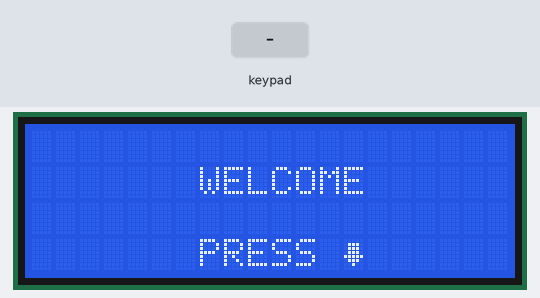
A sketch run on a simulated Arduino Uno, built with avr-gcc and run on an emulated ATmega328P. On the bench: 20×4 character LCD. Inputs (shaded band) come from the test bench. What the sketch prints to the serial monitor is not drawn.

Above: at 1.2 s.
1.3 s: keypad keys 9 8 7 6 pressed 0.4 s apart
At 3.4 s:
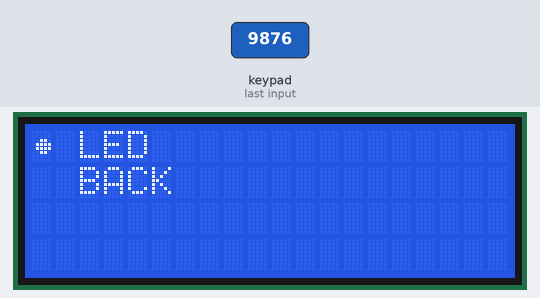
4.4 s: key '2' pressed
At 5.8 s:
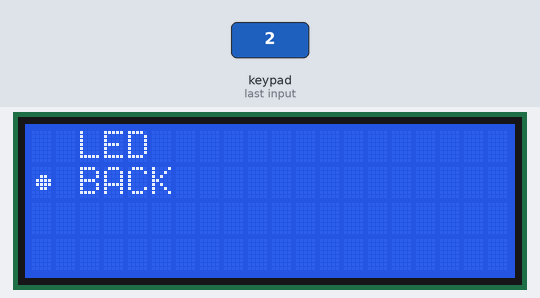
6.1 s: keypad keys 9 8 7 6 # pressed 0.4 s apart
At 8.0 s:
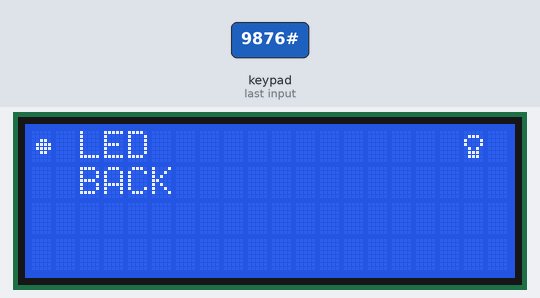
9.6 s: key '8' pressed
At 10.1 s:
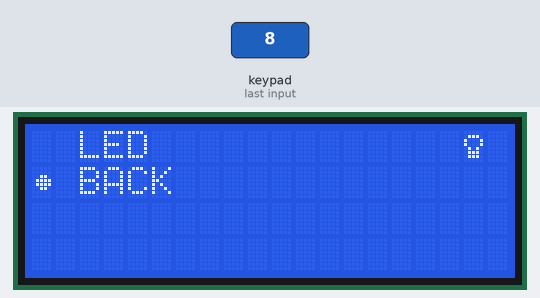
11.3 s: key '6' pressed
At 12.1 s:
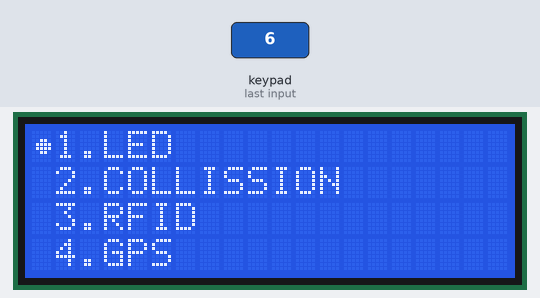
13.0 s: keypad keys 9 8 7 6 * pressed 0.4 s apart
At 15.0 s:
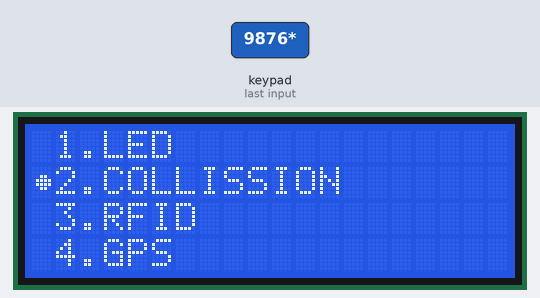
Timing chart, 0 to 16.5 s (numbered marks = the images above; inputs shaded):
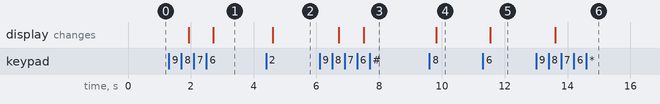

The sketch:

Menu_20x4.ino
```cpp
#include <LiquidCrystal_PCF8574.h>

LiquidCrystal_PCF8574 lcd(0x3F);
#include <Wire.h>
#include <Keypad.h>

const byte ROWS = 4; //four rows
const byte COLS = 4; //four columns
//define the symbols on the buttons of the keypads
char hexaKeys[ROWS][COLS] = {
  {'1', '2', '3', 'A'},
  {'4', '5', '6', 'B'},
  {'7', '8', '9', 'C'},
  {'*', '0', '#', 'D'}
};
byte rowPins[ROWS] = {9, 8, 7, 6}; //connect to the row pinouts of the keypad
byte colPins[COLS] = {5, 4, 3, 2}; //connect to the column pinouts of the keypad
Keypad customKeypad = Keypad( makeKeymap(hexaKeys), rowPins, colPins, ROWS, COLS);

int access = 0;
int rxPin = 0;                    // RX PIN
int byteGPS = -1;
char linea[300] = "";
char comandoGPR[7] = "$GPRMC";
int cont = 0;
int good = 0;
int conta = 0;
int indices[13];
//RFID
char tag[] = "02005D35C5AF";
char input[12];        // A variable to store the Tag ID being presented
int count = 0;        // A counter variable to navigate through the input[] character array
boolean flag = 0;     // A variable to store the Tag match status
//CUSTOM CHARACTERS
byte arrowDown[8] = {B00000, B01110, B01110, B01110, B11111, B01110, B00100}; // Custom characters for LCD
byte cursorLCD[8] = {B00000, B00000, B00110, B01111, B01111, B00110, B00000};
byte ledOn[8]   = {B00000, B01110, B10001, B10001, B01010, B01110, B01110};
byte white[8]   = {B11111, B11111, B11111, B11111, B11111, B11111, B11111};
//LED
boolean ledB_E = false;
int ledB_I = 0;

int show;

void setup()
{
  int error;

  Serial.begin(9600);
  Serial.println("LCD...");
  while (! Serial);
  Serial.println("Dose: check for LCD");
  Wire.begin();
  Wire.beginTransmission(0x3F);
  error = Wire.endTransmission();
  Serial.print("Error: ");
  Serial.print(error);

  if (error == 0) {
    Serial.println(": LCD found.");

  } else {
    Serial.println(": LCD not found.");
  } // if

  lcd.begin(20, 4);
  show = 0;

  lcd.createChar(0, cursorLCD);
  lcd.createChar(1, arrowDown);
  lcd.createChar(2, ledOn);
  lcd.createChar(3, white);
  Serial.println("start");
}


void loop()
{
  if (show == 0)
  {
    lcd.setBacklight(255);
    // Save the read result of a push by keyboard:
    char resultButton[7] = "null";
    // Home screen printing :
    lcd.setCursor(7, 1); lcd.print("WELCOME");
    lcd.setCursor(7, 3); lcd.print("PRESS "); lcd.write(byte(1));

    // Check if you pressed a button :
    getButtonPush( resultButton, 0, 200);

    // If the key is pressed down , you enter the menu:
    if ( !strcmp(resultButton, "bottom"))
      LCDmenu();
  }
}

void LCDmenu()
{
  char resultButton[7];
  int posCursor = 0, opcMenu = -2;
  // Menu
  lcd.clear();
  lcd.setCursor(1, 0); lcd.print("1.LED");
  lcd.setCursor(1, 1); lcd.print("2.COLLISSION");
  lcd.setCursor(1, 2); lcd.print("3.RFID");
  lcd.setCursor(1, 3); lcd.print("4.GPS");


  // While not tap out , will not come to your home screen :
  do {
    strcpy(resultButton, "null");
    getButtonPush( resultButton, 0, 200);

    // Cursor indicating the selected option:
    lcd.setCursor(0, posCursor); lcd.write(byte(0));

    // Moves the cursor up or down:
    if (!strcmp(resultButton, "up"))
      LCDMueveCursor(&posCursor, 4, 'r'); // Subtract a position to cursor

    else if (!strcmp(resultButton, "bottom")) // It adds a position to cursor
      LCDMueveCursor(&posCursor, 4, 's');

    if (posCursor == 4)
    {
      lcd.clear();
      lcd.setCursor(1, 0); lcd.print("5.SPEEDOMETER");
      lcd.setCursor(1, 1); lcd.print("6.VOLTMETER");
    }
    else if (!strcmp(resultButton, "right"))
      opcMenu = posCursor;
    // Pressing on the right (to access that option ) the selected menu option is updated as where the cursor now .
    //Exit Button
    if (!strcmp(resultButton, "left"))
    {
      lcd.clear();
      opcMenu = -1;
    }
    // Depending on the selected menu option, you call another menu or closes the current menu :
    switch ( opcMenu )
    {
      case 0:       // You access the menu on and off the LEDs.
        LCDmenu0();
        opcMenu = -2;
        break;
      case 1:       // Access to the setting menu brightness LEDs.
        LCDmenu1();
        opcMenu = -2;
        break;
      case 2:
        LCDmenu2();
        opcMenu = -2;
        break;
      case 3:
        LCDmenu3();
        opcMenu = -2;
        break;
      case 4:       // Exit to the main screen .
        lcd.clear();
        opcMenu = -2;
        lcd.setCursor(1, 0); lcd.print("5.SPEEDOMETER");
        lcd.setCursor(1, 1); lcd.print("6.VOLTMETER");
        break;
    };
  }
  while (opcMenu != -1);
}

// MENU FOR ON AND OFF THE LEDs
void LCDmenu0()
{
  char resultButton[7];
  int posCursor = 0, opcMenu = -2;

  // Menu
  lcd.clear();
  lcd.setCursor(2, 0); lcd.print("LED");
  lcd.setCursor(2, 1); lcd.print("BACK");

  // Upgrade indicators (drawn bulbs) LCD :
  LCDBombillasLed( ledB_E, 0);

  // While not tap out , will not come to the menu:
  do {
    strcpy(resultButton, "null");
    getButtonPush( resultButton, 0, 200);

    // Selection cursor indicating the option :
    lcd.setCursor(0, posCursor); lcd.write(byte(0));

    // Moves the cursor up or down,:
    if (!strcmp(resultButton, "up"))
      LCDMueveCursor(&posCursor, 1, 'r'); // Subtract a position to cursor

    else if (!strcmp(resultButton, "bottom")) // It adds a position to cursor
      LCDMueveCursor(&posCursor, 1, 's');

    else if (!strcmp(resultButton, "right") || !strcmp(resultButton, "left"))
      opcMenu = posCursor;

    // Depending on the selected menu item , you change the status to an LED or other closes the current menu:
    switch ( opcMenu )
    {
      // LED Blue
      case 0:
        if (!strcmp(resultButton, "right"))
        {
          //digitalWrite(pinLedB, HIGH);
          ledB_E = true;
        }
        else if ( !strcmp(resultButton, "left") )
        {
          //digitalWrite(pinLedB, LOW);
          ledB_E = false;
        }

        opcMenu = -2;
        LCDBombillasLed( ledB_E, 0);
        break;

      // Get Out
      case 1:
        if (!strcmp(resultButton, "right"))
          opcMenu = -1;
        break;
    };
  }
  while (opcMenu != -1);

  // Leaving the Menu 1 the previous menu is printed:
  lcd.clear();
  lcd.setCursor(1, 0); lcd.print("1.LED");
  lcd.setCursor(1, 1); lcd.print("2.COLLISSION");
  lcd.setCursor(1, 2); lcd.print("3.RFID");
  lcd.setCursor(1, 3); lcd.print("4.GPS");
}


// MENU CONTROL COLLISSION SENSOR
void LCDmenu1()
{

}

// MENU CONTROL RFID
void LCDmenu2()
{

  char resultButton[7];
  int posCursor = 0, opcMenu = -2, i, temp1, temp2;


  // Menu
  lcd.clear();

  // While not tap out , will not come to the menu:
  do {
    strcpy(resultButton, "null");
    getButtonPush( resultButton, 0, 200);
    //Exit button
    if (!strcmp(resultButton, "left"))
      opcMenu = -1;
    rfaccess();
  }

  while (opcMenu != -1);
  lcd.clear();
  lcd.setCursor(1, 0); lcd.print("1.LED");
  lcd.setCursor(1, 1); lcd.print("2.COLLISSION");
  lcd.setCursor(1, 2); lcd.print("3.RFID");
  lcd.setCursor(1, 3); lcd.print("4.GPS");
  // The previous menu is printed:

}

// MENU CONTROL GPS
void LCDmenu3()
{

}

// Upgrade indicators (drawn bulbs) LCD :
void LCDBombillasLed( boolean led_E, int fila)
{
  if (led_E)
  {
    lcd.setCursor(18, fila); lcd.write(byte(2));
  }
  else
  {
    lcd.setCursor(18, fila); lcd.print(" ");
  }
}
// Moves the cursor one position in the indicated direction
void LCDMueveCursor(int *pos, int max, char ope)
{
  // Precondition: The ope parameter should be the character ' s ' or 'r' to add or subtract a position.
  //          The max parameter indicates the number of options to choose from.
  // Postcondition : the new cursor value is returned by reference.

  if (ope == 's')
    if (*pos < max)  *pos += 1;
    else      *pos = 0;
  else if (*pos > 0)  *pos -= 1;
  else      *pos = max;

  // Cursors are deleted :
  lcd.setCursor(0, 0); lcd.print(" ");
  lcd.setCursor(0, 1); lcd.print(" ");
  lcd.setCursor(0, 2); lcd.print(" ");
  lcd.setCursor(0, 3); lcd.print(" ");
}

void tone1()
{

}

void tone2()
{

}


void rfaccess()
{

}

// CHECKING PROCEDURE IF YOU HAVE BEEN NEW PRESSES WITH BUTTONS :
void getButtonPush(char *resultButton, int pin, int pause)
{
  // Precondition : The pin parameter must be an analog pin of Arduino .
  // Postcondition : The resultButton parameter is a string returned by reference to the button pressed .
  // The pause parameter must be an integer equal to or greater than 0 .
  // Info : The keyboard used is this : http://giltesa.com/?p=11458 , depending on the type of resistance must be changed to suit the conditional read from Analog pin value.
  char customKey = customKeypad.getKey();

  if (customKey)
  {
    if (customKey == '2')
      strcpy(resultButton, "up");
    else if (customKey == '4')
      strcpy(resultButton, "left");
    else if (customKey == '8')
      strcpy(resultButton, "bottom");
    else if (customKey == '6')
      strcpy(resultButton, "right");

    delay(pause);
  }
}
```

Measured:
- after the input at 1.3 s, the display: first changes after 0.64 s (image 1 shows a later state)
- after the input at 4.4 s, the display: changes after 0.21 s (image 2)
- after the input at 6.1 s, the display: first changes after 0.62 s (image 3 shows a later state)
- after the input at 9.6 s, the display: changes after 0.22 s (image 4)
- after the input at 11.3 s, the display: changes after 0.24 s (image 5)
- after the input at 13.0 s, the display: changes after 0.61 s (image 6)
